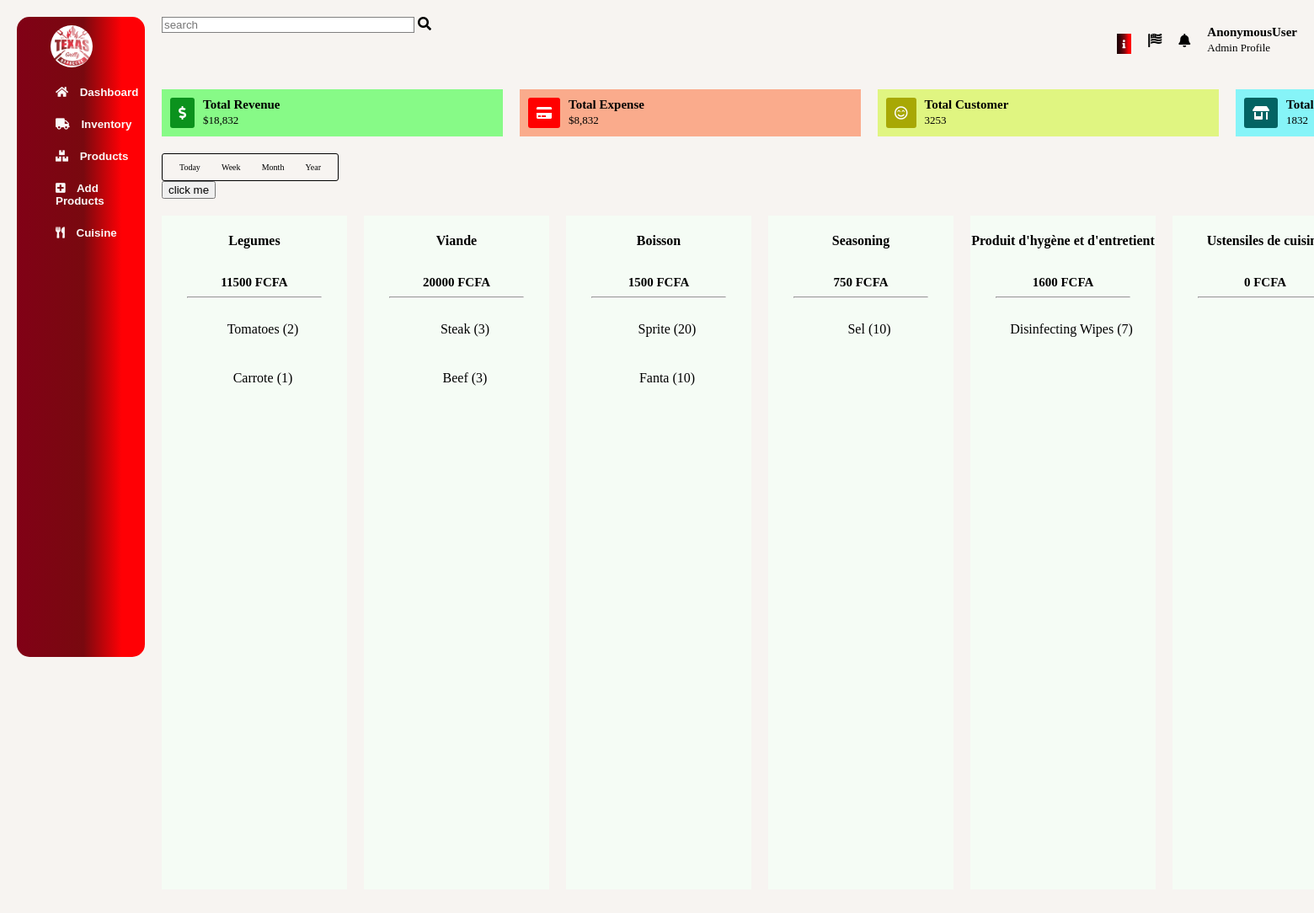
Screenshot of /texasgrillz/inventory/ with the database file from the repository.
### Resto/models.py (models this page shows, shortened)
class IventoryItemCategory(models.Model):
    name = models.CharField(max_length=150,null = True, blank = True)
    description = models.CharField(max_length=150,null = True, blank = True)
    date_created = models.DateTimeField(auto_now=True)
    def __str__(self):
        return self.name
    def total_spending_category(self):
        category = self.iventoryitem_set.all()
        spending = sum([item.prix for item in category])
        return spending
    def total_item_category(self):
        category = self.iventoryitem_set.all()
        count = len([item.name for item in category])
        return count

class IventoryItem(models.Model):
    name = models.CharField(max_length=150)
    description = models.CharField(max_length=150,null = True, blank = True)
    date_created = models.DateTimeField(auto_now=True)
    prix = models.IntegerField(blank=True)
    quantity = models.IntegerField(blank=True)
    category = models.ForeignKey(IventoryItemCategory,on_delete=CASCADE,blank=True,null=True)
    date_created = models.DateTimeField(auto_now=True)

### Resto/views.py (the view)
# urls.py: path('texasgrillz/inventory/',views.IventorySystem, name='inventory-texasgrillz'),
def IventorySystem(request):
    categories = IventoryItemCategory.objects.all()
    if request.method == 'POST':
        form = AddProducts(request.POST)
        if form.is_valid():
            product = form.cleaned_data.get('name')
            category = form.cleaned_data.get('category')
            form.save()
            messages.success(request,f'{product} added to your inventory')
            return HttpResponseRedirect(f'/texasgrillz/inventory/')
    else:
        form = AddProducts()
    context = {
        'categorie': categories,
        'form':AddProducts
    }
    return render(request,'Resto/IventorySystem.html',context)

### Resto/templates/Resto/IventorySystem.html (shortened to what this page needs)
{% load static %} {% load crispy_forms_tags %}
<!DOCTYPE html>
<html lang="en">
  <head>
    <link rel="stylesheet" href="https://use.fontawesome.com/releases/v5.8.1/css/all.css" />
    <link rel="stylesheet" href="https://cdn.jsdelivr.net/npm/bootstrap-icons@1.5.0/font/bootstrap-icons.css" />
    <link rel="stylesheet" type="text/css" href="{% static 'Resto/CSS/dashboard.css' %}" />
    <link
      rel="stylesheet"
      href="https://pro.fontawesome.com/releases/v5.10.0/css/all.css"
    />
  </head>
  <body>
    <div class="container">
      <aside class="sidebar">
        <ul id="sidebar-menu">
          <img src="{% static 'Resto/TexasGrillzLogo.jpeg' %}" height="50px" width="50px" style="border-radius: 50%" alt="" />
          <div class="tab">
            <button class="tablinks" onclick="openTab(event, 'Dashboard')"><i class="fas fa-home"></i> Dashboard</button>
            <button class="tablinks" onclick="openTab(event, 'Inventory')"><i class="fas fa-truck"></i> Inventory</button>
            <button class="tablinks" onclick="openTab(event, 'Products')"><i class="fas fa-boxes"></i> Products</button>
            <button class="tablinks" onclick="openTab(event, 'AddProducts')"><i class="fas fa-plus-square"></i> Add Products</button>
            <button onclick="location.href ='/texasgrillz/cuisine/'"><i class="fas fa-utensils"></i> Cuisine</button>
          </div>
        </ul>
      </aside>
      <header>
        <div class="nav">
          <div class="inpt">
            <input type="text" id="search" placeholder="search" />
            <i class="fas fa-search"></i>
          </div>
          <div class="right">
            <ul>
              <li><i class="fas fa-info"></i></li>
              <li><i class="fas fa-flag-usa"></i></li>
              <li><i class="fas fa-bell"></i></li>
            </ul>
            <div class="info">
              <h3>{{request.user}}</h3>
              <span>Admin Profile</span>
            </div>
          </div>
        </div>
      </header>
      <main>
        <div id="Inventory" class="tabcontent">
          <div class="first">
            <div class="child1">
              <i class="fas fa-dollar-sign"></i>
              <div class="data">
                <h3>Total Revenue</h3>
                <span>$18,832</span>
              </div>
            </div>
            <div class="child2">
              <i class="fas fa-credit-card"></i>
              <div class="data">
                <h3>Total Expense</h3>
                <span>$8,832</span>
              </div>
            </div>
            <div class="child3">
              <i class="far fa-smile-beam"></i>
              <div class="data">
                <h3>Total Customer</h3>
                <span>3253</span>
              </div>
            </div>
            <div class="child4">
              <i class="fas fa-store-alt"></i>
              <div class="data">
                <h3>Total Order</h3>
                <span>1832</span>
              </div>
            </div>
          </div>
          <div class="second">
            <div class="second-date">
              <p>Today</p>
              <p>Week</p>
              <p>Month</p>
              <p>Year</p>
            </div>
          </div>
          <button id="btn">click me</button>
          <div class="third">
            {% for cat in categorie %}
            <div class="cat{{cat.id}}" style="width: 220px">
              <div class="item1">
                <h4>{{cat.name}}</h4>
                <h3>{{cat.total_spending_category}} FCFA</h3>
                <hr />
                <ul id="ul2">
                  {% for catitem in cat.iventoryitem_set.all %}
                  <li>{{catitem.name}} ({{catitem.quantity}})</li>
                  {% endfor %}
                </ul>
              </div>
            </div>
            {% endfor %}
          </div>
        </div>
      </main>
    </div>
  </body>
</html>

### Resto/static/Resto/CSS/dashboard.css (style rules this page uses)
body { background-color: rgb(247, 244, 241); margin: 0; padding: 0; }
.container { padding: 20px; display: grid; grid-template-columns: auto 90%; grid-template-rows: 8% 10% auto 10% 10%; grid-template-areas: "sidebar header" "sidebar main" "sidebar main" "sidebar main" "sidebar main"; }
header { grid-area: header; padding-left: 20px; }
.nav { display: flex; justify-content: space-between; }
ul { display: flex; list-style: none; height: 50px; margin-top: 0; }
li { padding: 20px; padding-left: 0; }
hr { width: 20ch; }
.right { display: flex; }
#search { position: relative; width: 300px; outline: none; border: .2px solid gray; }
h3 { font-size: 10px; }
.item1 ul { display: block; }
span { font-size: 13px; text-align: center; }
.fa-info { background: rgb(36,0,6); background: linear-gradient(90deg, rgba(36,0,6,1) 11%, rgba(121,9,15,1) 52%, rgba(255,0,5,1) 82%); padding: 7px; font-size: 10px; color: white; }
.sidebar { grid-area: sidebar; background: rgb(129,1,22); background: linear-gradient(90deg, rgba(129,1,22,1) 0%, rgba(121,9,15,1) 52%, rgba(255,0,5,1) 82%); height: 95vh; border-radius: 15px; }
#sidebar-menu { flex-direction: column; color: white; }
#sidebar-menu i { padding-right: 10px; }
h3 { margin: 0; padding-top: 10px; font-weight: bold; font-size: 15px; }
main { display: grid; grid-template-columns: 1fr; grid-template-areas: "first" "second" "third" "fourth" ; gap: 20px; padding-left: 20px; }
.first { grid-area: first; display: grid; grid-template-columns: repeat(4, 1fr); grid-template-rows: 1fr; gap: 20px; }
.child1 { background-color: rgb(135, 250, 135); display: flex; }
.child2 { background-color: rgb(250, 171, 140); display: flex; }
.child3 { background-color: rgb(224, 245, 129); display: flex; }
.child4 { background-color: rgb(134, 244, 248); display: flex; }
.second { grid-area: second; display: flex; justify-content: space-between; padding-top: 20px; }
.third { grid-area: third; display: grid; grid-template-columns: repeat(8, 2fr); grid-template-rows: 1fr; grid-template-areas: "cat1 cat2 cat3 cat4 cat5 cat6 cat7 cat8"; gap: 20px; padding-top: 20px; }
h3, h4 { text-align: center; }
.item1 li { display: flex; justify-content: space-around; }
.cat1 { grid-area: cat1; background-color: rgb(245, 252, 245); height: 100vh; }
.cat2 { grid-area: cat2; background-color: rgb(245, 252, 245); text-align: center; }
.cat3 { grid-area: cat3; background-color: rgb(245, 252, 245); text-align: center; }
.cat4 { grid-area: cat4; background-color: rgb(245, 252, 245); text-align: center; }
.cat5 { grid-area: cat5; background-color: rgb(245, 252, 245); text-align: center; }
.cat6 { grid-area: cat6; background-color: rgb(245, 252, 245); text-align: center; }
.data { text-align: left; }
.second-date { display: flex; padding: 0 20px; justify-content: space-between; width: 210px; font-size: 10px; border: 1px solid black; text-align: left; border-radius: 3px; }
.fa-dollar-sign, .fa-credit-card, .fa-smile-beam, .fa-store-alt { padding: 10px; margin: 10px; color: white; border-radius: 3px; }
.fa-dollar-sign { background-color: rgb(11, 146, 29); }
.fa-credit-card { background-color: red; }
.fa-smile-beam { background-color: rgb(168, 168, 5); }
.fa-store-alt { background-color: rgb(3, 99, 99); }
img { margin-top: 10px; object-position: center; }
* { box-sizing: border-box }
.tab button { display: block; background-color: inherit; color: rgb(250, 248, 248); padding-top: 22px; width: 100%; border: none; outline: none; text-align: left; cursor: pointer; transition: 0.3s; font-weight: bold; }

### rows the page displays
IventoryItemCategory: name "Legumes", total_spending_category "11500"
IventoryItem: name "Tomatoes", quantity "2"
IventoryItem: name "Carrote", quantity "1"
IventoryItemCategory: name "Viande", total_spending_category "20000"
IventoryItem: name "Steak", quantity "3"
IventoryItem: name "Beef", quantity "3"
IventoryItemCategory: name "Boisson", total_spending_category "1500"
IventoryItem: name "Sprite", quantity "20"
IventoryItem: name "Fanta", quantity "10"
IventoryItemCategory: name "Seasoning", total_spending_category "750"
IventoryItem: name "Sel", quantity "10"
IventoryItemCategory: name "Produit d'hygène et d'entretient", total_spending_category "1600"
IventoryItem: name "Disinfecting Wipes", quantity "7"
IventoryItemCategory: name "Ustensiles de…", total_spending_category "0"

### other values shown
{{ request.user }} "AnonymousUser"
